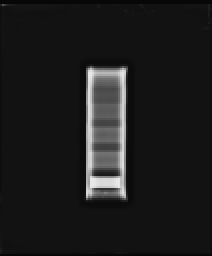
#> input picture X-Rays/84_60.bmp, 106 x 128 px (shown 2 times larger)
$ jupyter execute bmd-84-111.ipynb   (older library calls are emulated)
#> lines starting #> are read from the running program, lines starting #| are printed output that depends on the picture; long printed decimals are rounded
### IMPORT THE LIBRARIES

[cell 1]
from PIL import Image, ImageFilter
from skimage.feature import greycomatrix
import numpy as np
from matplotlib import pyplot as plt
import cv2 as c
import math

### Taking Top Region Closer to the Whiter Region - 1.543

### For low intensity image

### OPEN THE IMAGE

[cell 2]
low_image = Image.open("X-Rays/84_60.bmp")
#> low_image is the input picture: PIL image 106x128 L; min 7, max 232, mean 28.5
plt.imshow(low_image)

### FIND THE WIDTH AND HEIGHT OF THE IMAGE

[cell 3]
width, height = low_image.size
#> width = 106; height = 128
print(width,height)
#| 106 128

### CROP THE REGION OF INTEREST FROM THE IMAGE

[cell 4]
left = 47
top = 77
right = 59
bottom = 84
low_cropped_img = low_image.crop((left,top,right,bottom))
# low_cropped_img.show()
plt.imshow(low_cropped_img)

### UNIQUE VALUES FROM AN ARRAY

[cell 5]
np.unique(low_cropped_img)
#> Out = 22 values from 100 to 125

### AVERAGE PIXEL INTENSITY

[cell 6]
low_avg_pixel_intensity = np.mean(low_cropped_img)
#> low_avg_pixel_intensity = 108.1
print(low_avg_pixel_intensity)
#| 108.143

### For High intensity image

### OPEN THE IMAGE

[cell 7]
high_image = Image.open("X-Rays/111_120.bmp")
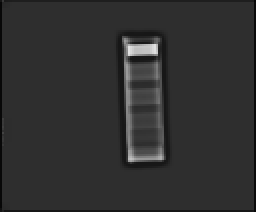
#> input picture X-Rays/111_120.bmp, 128 x 106 px (shown 2 times larger)
#> high_image is the input picture: PIL image 128x106 L; min 6, max 226, mean 47.8
plt.imshow(high_image)

### FIND THE WIDTH AND HEIGHT OF THE IMAGE

[cell 8]
width, height = high_image.size
#> width = 128; height = 106
print(width,height)
#| 128 106

### CROP THE REGION OF INTEREST FROM THE IMAGE

[cell 9]
left = 67
top = 32
right = 77
bottom = 40
high_cropped_img = high_image.crop((left,top,right,bottom))
# high_cropped_img.show()
plt.imshow(high_cropped_img)

### UNIQUE VALUES FROM AN ARRAY

[cell 10]
np.unique(high_cropped_img)
#> Out = 18 values from 68 to 89

### AVERAGE PIXEL INTENSITY

[cell 11]
high_avg_pixel_intensity = np.mean(high_cropped_img)
#> high_avg_pixel_intensity = 74.25
print(high_avg_pixel_intensity)
#| 74.25

[cell 12]
low_image = Image.open("X-Rays/84_60.bmp")
plt.imshow(low_image)

### Find K Value for Low Intensity

[cell 13]
left = 48
top = 76
right = 58
bottom = 78
low_cropped_img = low_image.crop((left,top,right,bottom))
# low_cropped_img.show()
plt.imshow(low_cropped_img)

[cell 14]
k_low_avg_pixel_intensity = np.mean(low_cropped_img)
#> k_low_avg_pixel_intensity = 112.6
print(k_low_avg_pixel_intensity)
#| 112.6

[cell 15]
high_image = Image.open("X-Rays/111_120.bmp")
plt.imshow(high_image)

### Find K Value for High Intensity

[cell 16]
left = 67
top = 31
right = 75
bottom = 32
high_cropped_img = high_image.crop((left,top,right,bottom))
# high_cropped_img.show()
plt.imshow(high_cropped_img)
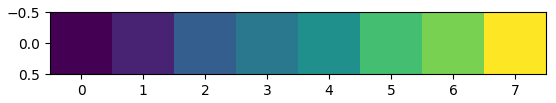
#> figure drawn by matplotlib, 1 panel

[cell 17]
k_high_avg_pixel_intensity = np.mean(high_cropped_img)
#> k_high_avg_pixel_intensity = 52.75
print(k_high_avg_pixel_intensity)
#| 52.75

[cell 18]
K = math.log(k_low_avg_pixel_intensity)/math.log(k_high_avg_pixel_intensity)
#> K = 1.19
K
#> Out = 1.19

[cell 19]
mu_b_low = 0.214

[cell 20]
mu_b_high = 0.172

[cell 21]
low_avg_pixel_intensity
#> Out = 108.1

[cell 22]
high_avg_pixel_intensity
#> Out = 74.25

[cell 23]
math.log(low_avg_pixel_intensity)
#> Out = 4.68

[cell 24]
(K * math.log(high_avg_pixel_intensity))
#> Out = 5.13

[cell 25]
math.log(high_avg_pixel_intensity)
#> Out = 4.31

[cell 26]
print(math.log(low_avg_pixel_intensity))
#| 4.683
print(K * math.log(high_avg_pixel_intensity))
#| 5.131
Numerator = (math.log(low_avg_pixel_intensity)) - (K * math.log(high_avg_pixel_intensity))
#> Numerator = -0.448
print(Numerator)
#| -0.4476

[cell 27]
Denominator = mu_b_low - (K * mu_b_high)
#> Denominator = 0.00911
print(Denominator)
#| 0.009111
K
#> Out = 1.19

[cell 28]
M_b = Numerator/Denominator
#> M_b = -49.13

[cell 29]
print(M_b)
#| -49.132

[cell 30]
1.543-M_b
#> Out = 50.67

[cell 31]
k_some = 0.1767/0.164

[cell 32]
k_some

[cell 33]
Numerator = (math.log(low_avg_pixel_intensity)) - (k_some * math.log(high_avg_pixel_intensity))
#> Numerator = 0.0425
print(Numerator)
#| 0.04245

[cell 34]
Denominator = mu_b_low - (k_some * mu_b_high)
print(Denominator)

[cell 35]
M_b = Numerator/Denominator
#> M_b = 1.48
M_b
#> Out = 1.48

[cell 36]
1.543-M_b
#> Out = 0.0628

[cell 37]
0.02568454545454546 * 1.003

### Taking Center Region - 1.043

### For low intensity image

### OPEN THE IMAGE

[cell 38]
low_image = Image.open("X-Rays/84_60.bmp")
plt.imshow(low_image)

### FIND THE WIDTH AND HEIGHT OF THE IMAGE

[cell 39]
width, height = low_image.size
#> width = 106; height = 128
print(width,height)
#| 106 128

### CROP THE REGION OF INTEREST FROM THE IMAGE

[cell 40]
left = 47
top = 64
right = 59
bottom = 71
low_cropped_img = low_image.crop((left,top,right,bottom))
# low_cropped_img.show()
plt.imshow(low_cropped_img)
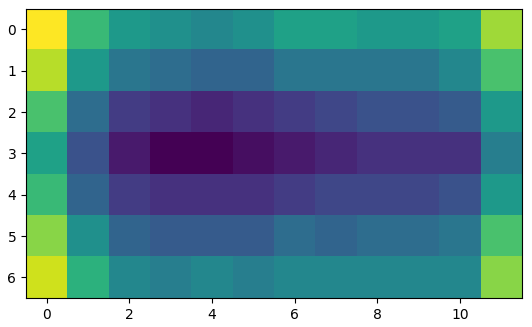
#> figure drawn by matplotlib, 1 panel

### UNIQUE VALUES FROM AN ARRAY

[cell 41]
np.unique(low_cropped_img)
#> Out = 25 values from 92 to 120

### AVERAGE PIXEL INTENSITY

[cell 42]
low_avg_pixel_intensity = np.mean(low_cropped_img)
#> low_avg_pixel_intensity = 103
print(low_avg_pixel_intensity)
#| 102.976

### For High intensity image

### OPEN THE IMAGE

[cell 43]
high_image = Image.open("X-Rays/111_120.bmp")
plt.imshow(high_image)

### FIND THE WIDTH AND HEIGHT OF THE IMAGE

[cell 44]
width, height = high_image.size
#> width = 128; height = 106
print(width,height)
#| 128 106

### CROP THE REGION OF INTEREST FROM THE IMAGE

[cell 45]
# [7 lines of commented-out code are left out]

left = 66
top = 46
right = 77
bottom = 52
high_cropped_img = high_image.crop((left,top,right,bottom))
# high_cropped_img.show()
plt.imshow(high_cropped_img)
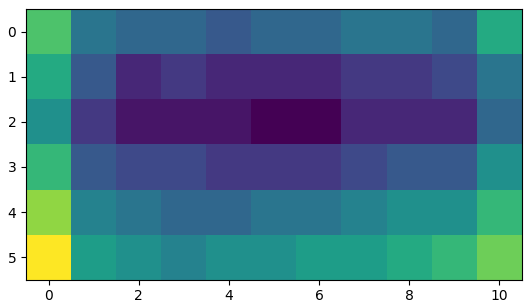
#> figure drawn by matplotlib, 1 panel

### UNIQUE VALUES FROM AN ARRAY

[cell 46]
np.unique(high_cropped_img)
#> Out = 17 values from 64 to 82

### AVERAGE PIXEL INTENSITY

[cell 47]
high_avg_pixel_intensity = np.mean(high_cropped_img)
#> high_avg_pixel_intensity = 70.39
print(high_avg_pixel_intensity)
#| 70.394

[cell 48]
low_image = Image.open("X-Rays/84_60.bmp")
plt.imshow(low_image)

### Find K Value for Low Intensity

[cell 49]
left = 44
top = 61
right = 58
bottom = 63
low_cropped_img = low_image.crop((left,top,right,bottom))
# low_cropped_img.show()
plt.imshow(low_cropped_img)
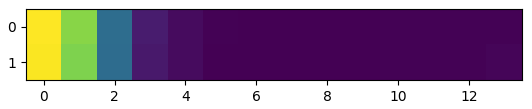
#> figure drawn by matplotlib, 1 panel

[cell 50]
k_low_avg_pixel_intensity = np.mean(low_cropped_img)
#> k_low_avg_pixel_intensity = 91.82
print(k_low_avg_pixel_intensity)
#| 91.821

[cell 51]
high_image = Image.open("X-Rays/111_120.bmp")
plt.imshow(high_image)

### Find K Value for High Intensity

[cell 52]
left = 66
top = 57
right = 76
bottom = 59
high_cropped_img = high_image.crop((left,top,right,bottom))
# high_cropped_img.show()
plt.imshow(high_cropped_img)
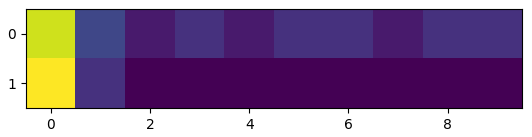
#> figure drawn by matplotlib, 1 panel

[cell 53]
k_high_avg_pixel_intensity = np.mean(high_cropped_img)
#> k_high_avg_pixel_intensity = 65.25
print(k_high_avg_pixel_intensity)
#| 65.25

[cell 54]
K = math.log(k_low_avg_pixel_intensity)/math.log(k_high_avg_pixel_intensity)
#> K = 1.08
# K = 1.0898820538842497
K
#> Out = 1.08

[cell 55]
mu_b_low = 0.214

[cell 56]
mu_b_high = 0.172

[cell 57]
low_avg_pixel_intensity
#> Out = 103

[cell 58]
high_avg_pixel_intensity
#> Out = 70.39

[cell 59]
math.log(low_avg_pixel_intensity)
#> Out = 4.63

[cell 60]
(K * math.log(high_avg_pixel_intensity))
#> Out = 4.6

[cell 61]
math.log(high_avg_pixel_intensity)
#> Out = 4.25

[cell 62]
print(math.log(low_avg_pixel_intensity))
#| 4.634
print(K * math.log(high_avg_pixel_intensity))
#| 4.602
Numerator = (math.log(low_avg_pixel_intensity)) - (K * math.log(high_avg_pixel_intensity))
#> Numerator = 0.0326
print(Numerator)
#| 0.03257

[cell 63]
Denominator = mu_b_low - (K * mu_b_high)
#> Denominator = 0.0279
print(Denominator)
#| 0.02794
K
#> Out = 1.08

[cell 64]
M_b = Numerator/Denominator
#> M_b = 1.17

[cell 65]
print(M_b)
#| 1.166

[cell 66]
1.043-M_b
#> Out = -0.123

[cell 67]
k_some = 0.1767/0.164

k_some = 0.1823/0.165

[cell 68]
k_some

[cell 69]
Numerator = (math.log(low_avg_pixel_intensity)) - (k_some * math.log(high_avg_pixel_intensity))
#> Numerator = 0.051
print(Numerator)
#| 0.05096

[cell 70]
Denominator = mu_b_low - (k_some * mu_b_high)
print(Denominator)

[cell 71]
M_b = Numerator/Denominator
#> M_b = 1.78
M_b
#> Out = 1.78

[cell 72]
1.043-M_b
#> Out = -0.734

[cell 73]
0.02568454545454546 * 1.003

### Taking Bottom Region Away from Whiter Part - 0.54

### For low intensity image

### OPEN THE IMAGE

[cell 74]
low_image = Image.open("X-Rays/84_60.bmp")
plt.imshow(low_image)

### FIND THE WIDTH AND HEIGHT OF THE IMAGE

[cell 75]
width, height = low_image.size
#> width = 106; height = 128
print(width,height)
#| 106 128

### CROP THE REGION OF INTEREST FROM THE IMAGE

[cell 76]
left = 48
top = 52
right = 57
bottom = 58
low_cropped_img = low_image.crop((left,top,right,bottom))
# low_cropped_img.show()
plt.imshow(low_cropped_img)
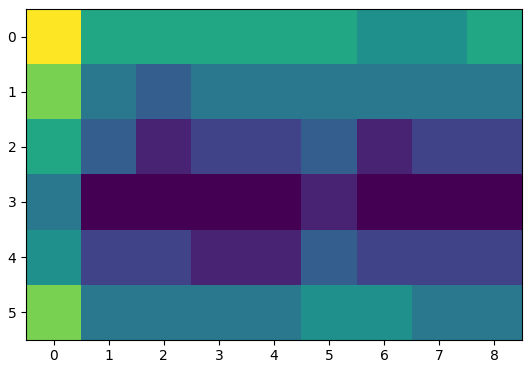
#> figure drawn by matplotlib, 1 panel

### UNIQUE VALUES FROM AN ARRAY

[cell 77]
np.unique(low_cropped_img)
#> Out = [89, 90, 91, 92, 93, 94, 95, 97, 99]

### AVERAGE PIXEL INTENSITY

[cell 78]
low_avg_pixel_intensity = np.mean(low_cropped_img)
#> low_avg_pixel_intensity = 92.41
print(low_avg_pixel_intensity)
#| 92.407

### For High intensity image

### OPEN THE IMAGE

[cell 79]
high_image = Image.open("X-Rays/111_120.bmp")
plt.imshow(high_image)

### FIND THE WIDTH AND HEIGHT OF THE IMAGE

[cell 80]
width, height = high_image.size
#> width = 128; height = 106
print(width,height)
#| 128 106

### CROP THE REGION OF INTEREST FROM THE IMAGE

[cell 81]
left = 66
top = 58
right = 78
bottom = 64
high_cropped_img = high_image.crop((left,top,right,bottom))
# high_cropped_img.show()
plt.imshow(high_cropped_img)
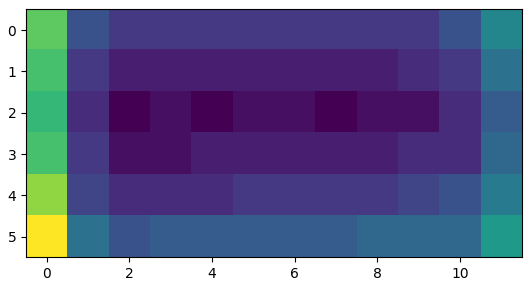
#> figure drawn by matplotlib, 1 panel

### UNIQUE VALUES FROM AN ARRAY

[cell 82]
np.unique(high_cropped_img)
#> Out = 18 values from 59 to 83

### AVERAGE PIXEL INTENSITY

[cell 83]
high_avg_pixel_intensity = np.mean(high_cropped_img)
#> high_avg_pixel_intensity = 64.38
print(high_avg_pixel_intensity)
#| 64.375

[cell 84]
low_image = Image.open("X-Rays/84_60.bmp")
plt.imshow(low_image)

### Find K Value for Low Intensity

[cell 85]
left = 46
top = 41
right = 57
bottom = 49
low_cropped_img = low_image.crop((left,top,right,bottom))
# low_cropped_img.show()
plt.imshow(low_cropped_img)
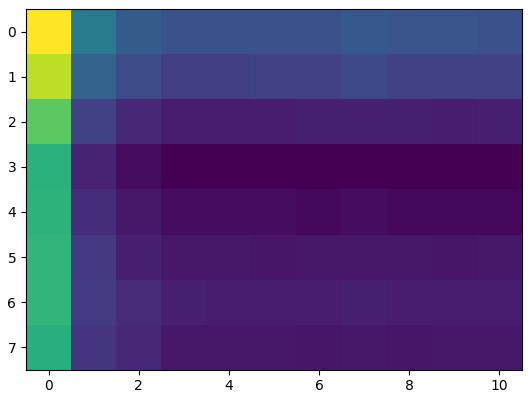
#> figure drawn by matplotlib, 1 panel

[cell 86]
k_low_avg_pixel_intensity = np.mean(low_cropped_img)
#> k_low_avg_pixel_intensity = 88.27
print(k_low_avg_pixel_intensity)
#| 88.273

[cell 87]
high_image = Image.open("X-Rays/111_120.bmp")
plt.imshow(high_image)

### Find K Value for High Intensity

[cell 88]
left = 67
top = 66
right = 77
bottom = 75
high_cropped_img = high_image.crop((left,top,right,bottom))
# high_cropped_img.show()
plt.imshow(high_cropped_img)
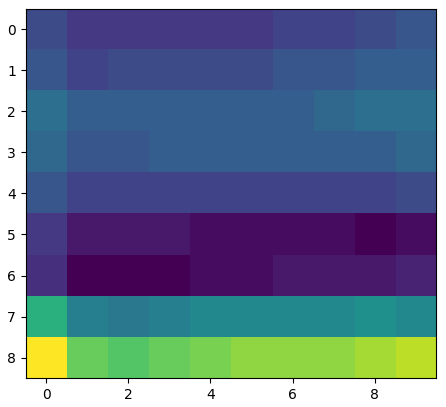
#> figure drawn by matplotlib, 1 panel

[cell 89]
k_high_avg_pixel_intensity = np.mean(high_cropped_img)
#> k_high_avg_pixel_intensity = 54.98
print(k_high_avg_pixel_intensity)
#| 54.978

[cell 90]
K = math.log(k_low_avg_pixel_intensity)/math.log(k_high_avg_pixel_intensity)
#> K = 1.12
K
#> Out = 1.12

[cell 91]
mu_b_low = 0.214

[cell 92]
mu_b_high = 0.172

[cell 93]
low_avg_pixel_intensity
#> Out = 92.41

[cell 94]
high_avg_pixel_intensity
#> Out = 64.38

[cell 95]
math.log(low_avg_pixel_intensity)
#> Out = 4.53

[cell 96]
(K * math.log(high_avg_pixel_intensity))
#> Out = 4.66

[cell 97]
math.log(high_avg_pixel_intensity)
#> Out = 4.16

[cell 98]
print(math.log(low_avg_pixel_intensity))
#| 4.526
print(K * math.log(high_avg_pixel_intensity))
#| 4.657
Numerator = (math.log(low_avg_pixel_intensity)) - (K * math.log(high_avg_pixel_intensity))
#> Numerator = -0.131
print(Numerator)
#| -0.1307

[cell 99]
Denominator = mu_b_low - (K * mu_b_high)
#> Denominator = 0.0217
print(Denominator)
#| 0.02167
K
#> Out = 1.12

[cell 100]
M_b = Numerator/Denominator
#> M_b = -6.03

[cell 101]
print(M_b)
#| -6.029

[cell 102]
0.54-M_b
#> Out = 6.57

[cell 103]
k_some = 0.1767/0.164

k_some = 0.1823/0.165

[cell 104]
k_some

[cell 105]
Numerator = (math.log(low_avg_pixel_intensity)) - (k_some * math.log(high_avg_pixel_intensity))
#> Numerator = 0.039
print(Numerator)
#| 0.03897

[cell 106]
Denominator = mu_b_low - (k_some * mu_b_high)
print(Denominator)
mu_b_low

[cell 107]
M_b = Numerator/Denominator
#> M_b = 1.36
M_b
#> Out = 1.36

[cell 108]
0.54-M_b
#> Out = -0.819
